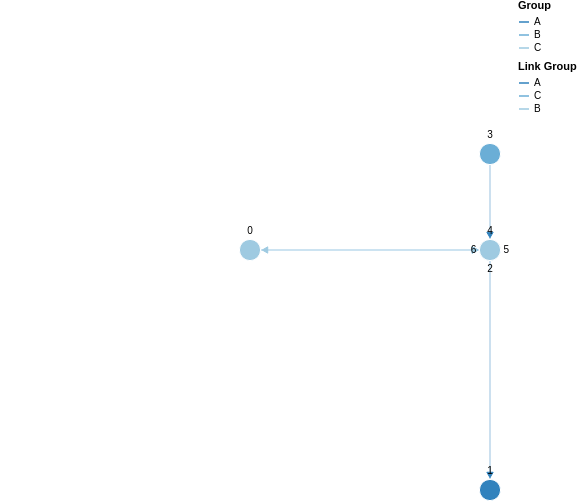

Write a Vega-Lite specification for this figure.
### Vega specification from a JSON file in a GitHub repository (floating-point values rounded to 4 significant figures)
{"$schema": "https://vega.github.io/schema/vega/v5.json", "description": "A node-link diagram with force-directed layout.", "width": 500, "height": 500, "padding": 0, "signals": [{"name": "cx", "update": "width / 2"}, {"name": "cy", "update": "height / 2"}, {"name": "nodeRadius", "value": 15}, {"name": "nodeCharge", "value": -80}, {"name": "linkDistance", "value": 80}, {"description": "State variable for active node fix status.", "name": "fix", "value": false, "on": [{"events": "symbol:mouseout[!event.buttons], window:mouseup", "update": "false"}, {"events": "symbol:mouseover", "update": "fix || true"}, {"events": "[symbol:mousedown, window:mouseup] > window:mousemove!", "update": "xy()", "force": true}]}, {"description": "Unfix node", "name": "reset", "value": null, "on": [{"events": "symbol:dblclick", "update": "item().datum"}]}, {"description": "Graph node most recently interacted with.", "name": "node", "value": null, "on": [{"events": "symbol:mouseover", "update": "fix === true ? item() : node"}]}, {"description": "Flag to restart Force simulation upon data changes.", "name": "restart", "value": false, "on": [{"events": {"signal": "fix"}, "update": "fix && fix.length"}, {"events": {"signal": "reset"}, "update": "true"}]}], "scales": [{"name": "color", "type": "ordinal", "domain": {"data": "node-data", "field": "group"}, "range": {"scheme": "category20c"}}, {"name": "colorlink", "type": "ordinal", "domain": {"data": "link-data", "field": "group"}, "range": {"scheme": "category20c"}}, {"name": "xscale", "domain": {"data": "node-data", "field": "fx"}, "range": [10, {"signal": "width - 10"}]}, {"name": "yscale", "domain": {"data": "node-data", "field": "fy"}, "range": [10, {"signal": "height - 10"}]}], "legends": [{"title": "Group", "stroke": "color", "symbolType": "stroke"}, {"title": "Link Group", "stroke": "colorlink", "symbolType": "stroke"}], "marks": [{"name": "nodes", "type": "symbol", "zindex": 1, "from": {"data": "node-data"}, "transform": [{"type": "force", "iterations": 300, "restart": {"signal": "restart"}, "static": true, "signal": "force", "forces": [{"force": "center", "x": {"signal": "cx"}, "y": {"signal": "cy"}}, {"force": "collide", "radius": {"signal": "nodeRadius"}}, {"force": "nbody", "strength": {"signal": "nodeCharge"}}, {"force": "link", "links": "link-data", "distance": {"signal": "linkDistance"}}]}], "encode": {"enter": {"fill": {"scale": "color", "field": "group"}, "stroke": {"value": "white"}}, "update": {"size": {"signal": "2 * nodeRadius * nodeRadius"}, "cursor": {"value": "pointer"}, "fy": {"signal": "datum.inputY != -100 ? datum.inputY : scale('yscale', datum.fy)"}, "fx": {"signal": "datum.inputX != -100 ? datum.inputX  : scale('xscale', datum.fx)"}}}}, {"type": "text", "name": "labels", "from": {"data": "nodes"}, "zindex": 2, "interactive": false, "transform": [{"type": "label", "avoidMarks": ["nodes"], "anchor": ["top", "bottom", "right", "left"], "offset": [1], "size": {"signal": "[width + 60, height]"}}], "encode": {"enter": {"fill": {"value": "black"}, "align": {"value": "center"}, "baseline": {"value": "middle"}, "fontSize": {"value": 10}, "text": {"field": "datum.id"}}, "update": {"x": {"field": "x"}, "y": {"field": "y"}}}}, {"type": "path", "from": {"data": "link-data"}, "interactive": false, "encode": {"update": {"stroke": {"scale": "colorlink", "field": "group"}, "strokeWidth": {"value": 0.5}}}, "transform": [{"type": "linkpath", "require": {"signal": "force"}, "shape": "line", "sourceX": "datum.source.x", "sourceY": "datum.source.y", "targetX": "datum.target.x", "targetY": "datum.target.y"}]}, {"name": "arrows", "type": "symbol", "from": {"data": "link-data"}, "zindex": {"value": 40}, "encode": {"enter": {"fill": {"scale": "colorlink", "field": "group"}, "stroke": {"scale": "colorlink", "field": "group"}, "shape": {"value": "triangle-right"}, "size": {"value": 40}}, "update": {"x": {"field": "target.x"}, "y": {"field": "target.y"}}, "hover": {"opacity": {"value": 1}}}, "transform": [{"type": "formula", "as": "tan", "expr": "atan2((datum.datum.target.y-datum.datum.source.y),(datum.datum.target.x-datum.datum.source.x))"}, {"type": "formula", "as": "angle", "expr": "datum.tan*180/PI"}, {"type": "formula", "as": "y", "expr": "datum.datum.target.y - nodeRadius*sin(datum.tan)"}, {"type": "formula", "as": "x", "expr": "datum.datum.target.x - nodeRadius*cos(datum.tan)"}]}], "data": [{"name": "node-data", "values": [{"id": 4, "label": "Zero", "group": "A", "fx": 2, "fy": 5, "inputX": -100, "inputY": -100}, {"id": 1, "label": "One", "group": "A", "fx": 2, "fy": 10, "inputX": -100, "inputY": -100}, {"id": 2, "label": "Two", "group": "B", "fx": 2, "fy": 5, "inputX": -100, "inputY": -100}, {"id": 3, "label": "Three", "group": "B", "fx": 2, "fy": 3, "inputX": -100, "inputY": -100}, {"id": 0, "label": "Four", "group": "C", "fx": 1, "fy": 5, "inputX": -100, "inputY": -100}, {"id": 5, "label": "Five", "group": "C", "fx": 2, "fy": 5, "inputX": -100, "inputY": -100}, {"id": 6, "label": "Six", "group": "C", "fx": 2, "fy": 5, "inputX": -100, "inputY": -100}], "on": [{"trigger": "fix.length == 2", "modify": "node.datum", "values": "{inputX: fix[0], inputY: fix[1]}"}, {"trigger": "reset", "modify": "reset", "values": "{inputX: -100, inputY: -100}"}]}, {"name": "link-data", "values": [{"id": 1, "source": 0, "target": 1, "group": "A"}, {"id": 2, "source": 4, "target": 2, "group": "C"}, {"id": 3, "source": 3, "target": 0, "group": "A"}, {"id": 4, "source": 2, "target": 5, "group": "C"}, {"id": 5, "source": 0, "target": 4, "group": "B"}, {"id": 6, "source": 5, "target": 0, "group": "B"}]}]}
